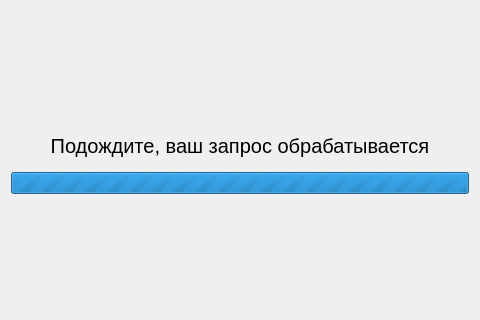
<?xml version="1.0" encoding="UTF-8"?>
<ui version="4.0">
 <class>ProcessingForm</class>
 <widget class="QWidget" name="ProcessingForm">
  <property name="geometry">
   <rect>
    <x>0</x>
    <y>0</y>
    <width>480</width>
    <height>320</height>
   </rect>
  </property>
  <property name="maximumSize">
   <size>
    <width>480</width>
    <height>320</height>
   </size>
  </property>
  <property name="windowTitle">
   <string>Form</string>
  </property>
  <layout class="QVBoxLayout" name="verticalLayout_2">
   <item>
    <layout class="QVBoxLayout" name="verticalLayout">
     <item>
      <widget class="QLabel" name="label">
       <property name="maximumSize">
        <size>
         <width>16777215</width>
         <height>40</height>
        </size>
       </property>
       <property name="font">
        <font>
         <pointsize>15</pointsize>
        </font>
       </property>
       <property name="text">
        <string>Подождите, ваш запрос обрабатывается</string>
       </property>
       <property name="alignment">
        <set>Qt::AlignCenter</set>
       </property>
      </widget>
     </item>
     <item>
      <widget class="QProgressBar" name="progressBar">
       <property name="maximum">
        <number>0</number>
       </property>
       <property name="value">
        <number>-1</number>
       </property>
       <property name="alignment">
        <set>Qt::AlignCenter</set>
       </property>
       <property name="orientation">
        <enum>Qt::Horizontal</enum>
       </property>
      </widget>
     </item>
    </layout>
   </item>
  </layout>
 </widget>
 <resources/>
 <connections/>
</ui>
